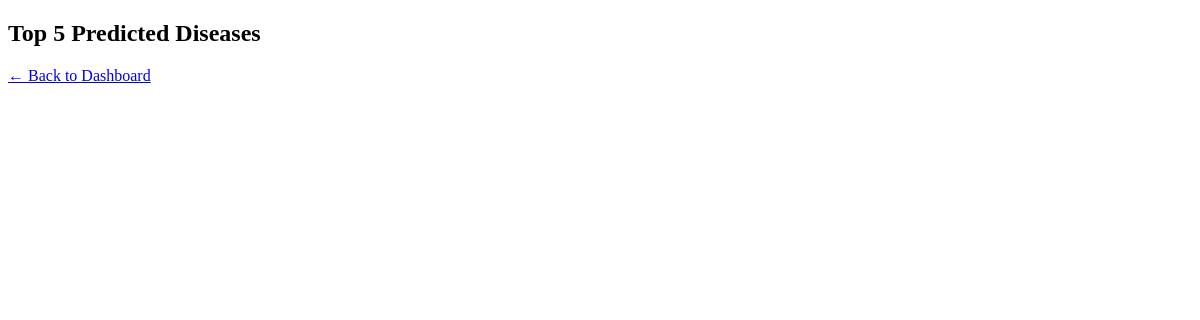
The app's page /admin/stats (signed in), older data.
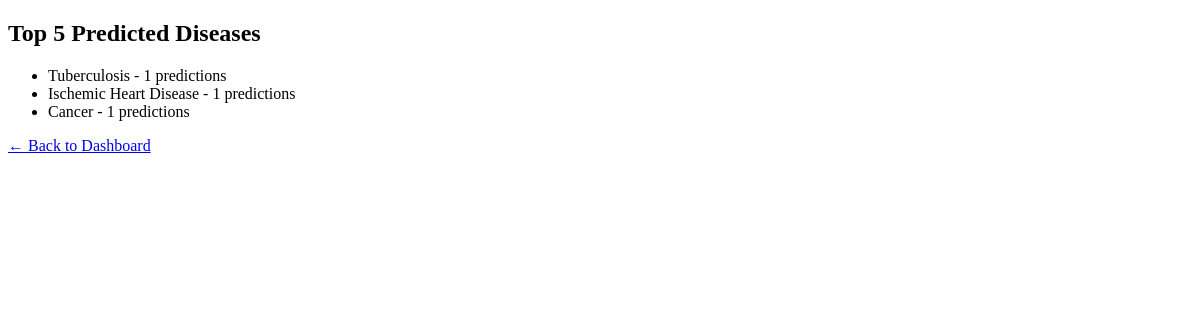
The same page, newer data.
### app.py (models this page shows)
class MedicalHistory(db.Model):
    id = db.Column(db.Integer, primary_key=True)
    user_id = db.Column(db.Integer, db.ForeignKey('user.id'), nullable=False)
    disease = db.Column(db.String(100), nullable=False)
    symptoms_json = db.Column(db.Text, nullable=False)
    date = db.Column(db.DateTime, default=datetime.utcnow)

### app.py (the view)
@app.route('/admin/stats')
def admin_stats():
    if not session.get('is_admin'):
        return redirect(url_for('admin_login'))
    from collections import Counter
    records = MedicalHistory.query.all()
    disease_counts = Counter([r.disease for r in records])
    top_diseases = disease_counts.most_common(5)
    return render_template('admin_stats.html', top_diseases=top_diseases)

### templates/admin_stats.html
<!DOCTYPE html>
<html>
<head><title>Disease Stats</title></head>
<body>
  <h2>Top 5 Predicted Diseases</h2>
  <ul>
    {% for disease, count in top_diseases %}
      <li>{{ disease }} - {{ count }} predictions</li>
    {% endfor %}
  </ul>
  <a href="/admin-dashboard">← Back to Dashboard</a>
</body>
</html>

Row changes from the older to the newer data that the page shows:
added MedicalHistory: disease "Tuberculosis", count "1"
added MedicalHistory: disease "Ischemic Heart Disease", user "1"
added MedicalHistory: disease "Cancer", user "1"
